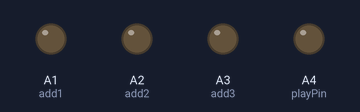
Recording of a sketch running on a simulated Arduino Uno, built with avr-gcc and run on an emulated ATmega328P. On the bench: output pins drawn as LEDs (lit = HIGH).

Above: at 0.1 s.
At 0.6 s:
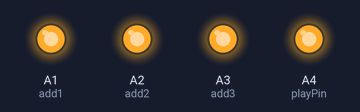
Timing chart, 0 to 37.2 s (numbered marks = the images above):
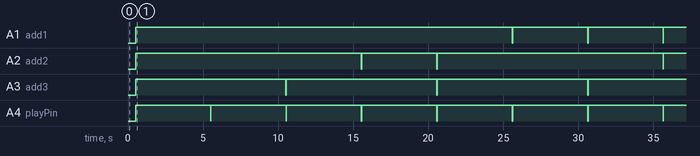

The sketch:

commstest_music.ino
```cpp
// check the comms protocol works.

int add1 = A1;
int add2 = A2;
int add3 = A3;
int playPin = A4;

void setup(){
  delay(500);
  pinMode(add1, OUTPUT); digitalWrite(add1, HIGH);
  pinMode(add2, OUTPUT); digitalWrite(add2, HIGH);
  pinMode(add3, OUTPUT); digitalWrite(add3, HIGH);
  pinMode(playPin, OUTPUT); digitalWrite(playPin, HIGH); // High is inactive
}

void loop(){
  for (byte a = 0; a<8; a++){
    delay(5000); request_track(a);
  }
}

void request_track(byte track){
  byte out1 = track & 4;
  byte out2 = track & 2;
  byte out3 = track & 1;

  digitalWrite(add1, !out1);
  digitalWrite(add2, !out2);
  digitalWrite(add3, !out3);

  delay(5);

  digitalWrite(playPin, LOW);

  delay(20); // Give the musicIC long enough to register the playPin state

  digitalWrite(playPin, HIGH);
  digitalWrite(add1, HIGH);
  digitalWrite(add2, HIGH);
  digitalWrite(add3, HIGH);
}
```

Measured:
- by itself, A2 (add2): goes LOW 0.03 s, HIGH 5.0 s, LOW 0.03 s, HIGH 15.1 s, LOW 0.03 s, then HIGH
- by itself, A3 (add3): alternates HIGH for 10.0 s and LOW for 0.03 s
- by itself, A4 (playPin): alternates HIGH for 5.0 s and LOW for 0.02 s
